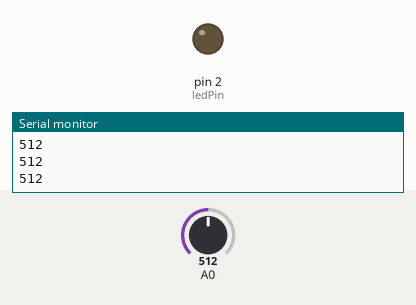
This sketch was run on a simulated Arduino Uno, built with avr-gcc and run on an emulated ATmega328P. Parts: output pins drawn as LEDs (lit = HIGH), the last lines printed to the serial monitor. The inputs (shaded band) are chosen by the test bench; at power-on: A0 = 512.

Above: at 1.2 s.
1.3 s: A0 set to 887
2.8 s: A0 set to 913
At 3.6 s:
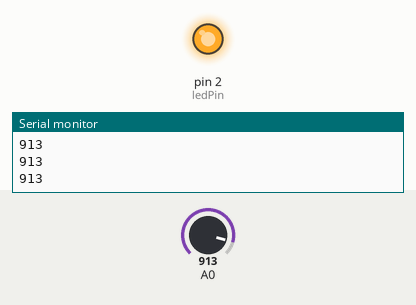
4.3 s: A0 set to 900
At 5.5 s:
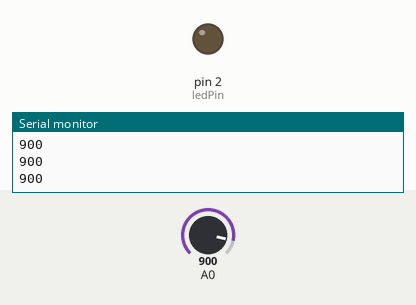
5.8 s: A0 set to 1023
At 6.9 s:
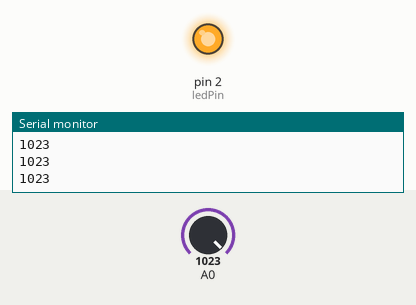
Timing chart, 0 to 8.3 s (numbered marks = the images above; inputs shaded):
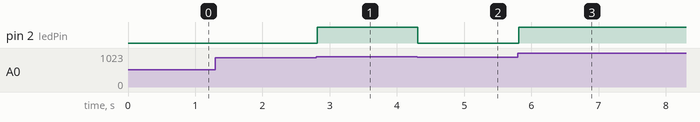

The sketch:

plant_LED.ino
```cpp
#define READPERIOD 5

unsigned long lastReadWrite;
const int ledPin = 2;

void setup() {
  Serial.begin(9600);
  lastReadWrite = millis();
  pinMode(ledPin, OUTPUT);
}

void loop() {
  if (millis() - lastReadWrite > READPERIOD) {
    int readValue = analogRead(A0);
    Serial.print(readValue);
    Serial.println();

    Serial.flush();
    lastReadWrite = millis();

    if (readValue > 900) {
      digitalWrite(ledPin, HIGH);
    } else {
      digitalWrite(ledPin, LOW);
    }
  }
}
```

Measured:
- the behaviour switches between 900 and 901 on A0 (found by bisection; images 0 and 1)
- after the input at 2.8 s, pin 2 (ledPin): LOW → HIGH at once
- after the input at 4.3 s, pin 2 (ledPin): HIGH → LOW at once
- after the input at 5.8 s, pin 2 (ledPin): LOW → HIGH at once
